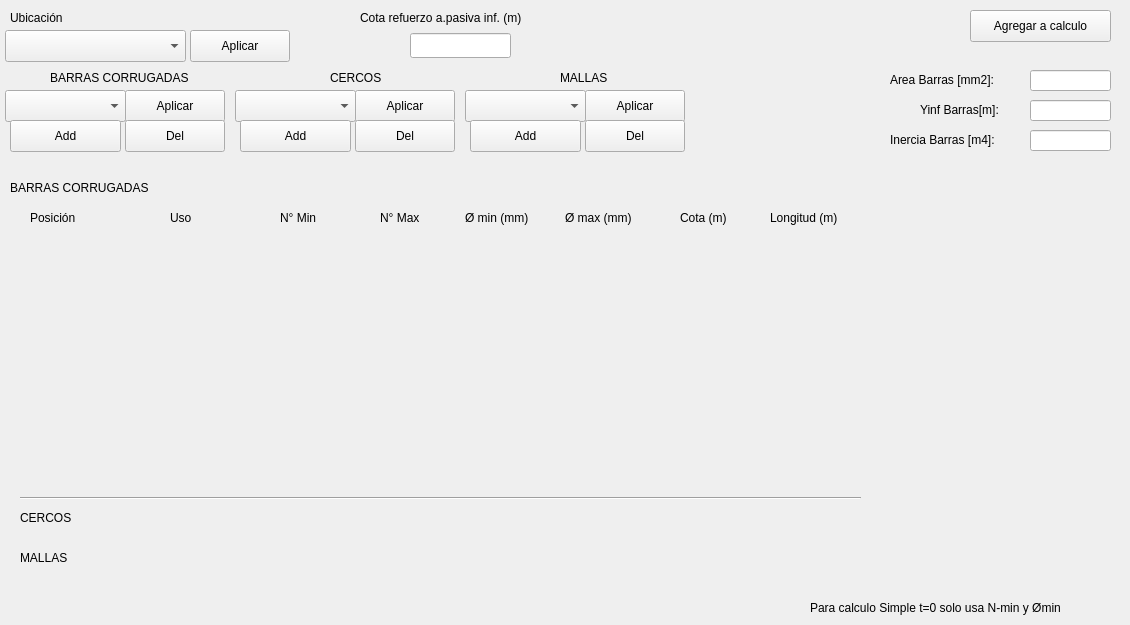
   <widget class="QWidget" name="tab_3">
    <attribute name="title">
     <string>Arm. Pasiva</string>
    </attribute>
    <widget class="QLabel" name="tab3_label_ubicacion">
     <property name="geometry">
      <rect>
       <x>10</x>
       <y>10</y>
       <width>71</width>
       <height>16</height>
      </rect>
     </property>
     <property name="text">
      <string>Ubicación</string>
     </property>
    </widget>
    <widget class="QComboBox" name="tab3_combo_ubicacion">
     <property name="geometry">
      <rect>
       <x>5</x>
       <y>30</y>
       <width>181</width>
       <height>32</height>
      </rect>
     </property>
    </widget>
    <widget class="QPushButton" name="tab3_btn_apply_ubicacion">
     <property name="geometry">
      <rect>
       <x>190</x>
       <y>30</y>
       <width>100</width>
       <height>32</height>
      </rect>
     </property>
     <property name="text">
      <string>Aplicar</string>
     </property>
    </widget>
    <widget class="QPushButton" name="tab3_btn_apply_tipo_barras">
     <property name="geometry">
      <rect>
       <x>125</x>
       <y>90</y>
       <width>100</width>
       <height>32</height>
      </rect>
     </property>
     <property name="text">
      <string>Aplicar</string>
     </property>
    </widget>
    <widget class="QComboBox" name="tab3_combo_tipo_barras">
     <property name="geometry">
      <rect>
       <x>5</x>
       <y>90</y>
       <width>121</width>
       <height>32</height>
      </rect>
     </property>
    </widget>
    <widget class="QLabel" name="tab3_label_tipo_barras">
     <property name="geometry">
      <rect>
       <x>50</x>
       <y>70</y>
       <width>161</width>
       <height>16</height>
      </rect>
     </property>
     <property name="text">
      <string>BARRAS CORRUGADAS</string>
     </property>
    </widget>
    <widget class="QLabel" name="tab3_label_refuerzo">
     <property name="geometry">
      <rect>
       <x>360</x>
       <y>10</y>
       <width>211</width>
       <height>16</height>
      </rect>
     </property>
     <property name="text">
      <string>Cota refuerzo a.pasiva inf. (m)</string>
     </property>
    </widget>
    <widget class="QLineEdit" name="tab3_line_refuerzo">
     <property name="geometry">
      <rect>
       <x>410</x>
       <y>33</y>
       <width>101</width>
       <height>25</height>
      </rect>
     </property>
     <property name="text">
      <string/>
     </property>
    </widget>
    <widget class="QPushButton" name="tab3_btn_apply_tipo_cercos">
     <property name="geometry">
      <rect>
       <x>355</x>
       <y>90</y>
       <width>100</width>
       <height>32</height>
      </rect>
     </property>
     <property name="text">
      <string>Aplicar</string>
     </property>
    </widget>
    <widget class="QComboBox" name="tab3_combo_tipo_cercos">
     <property name="geometry">
      <rect>
       <x>235</x>
       <y>90</y>
       <width>121</width>
       <height>32</height>
      </rect>
     </property>
    </widget>
    <widget class="QLabel" name="tab3_label_tipo_cercos">
     <property name="geometry">
      <rect>
       <x>330</x>
       <y>70</y>
       <width>61</width>
       <height>16</height>
      </rect>
     </property>
     <property name="text">
      <string>CERCOS</string>
     </property>
    </widget>
    <widget class="QPushButton" name="tab3_btn_apply_tipo_mallas">
     <property name="geometry">
      <rect>
       <x>585</x>
       <y>90</y>
       <width>100</width>
       <height>32</height>
      </rect>
     </property>
     <property name="text">
      <string>Aplicar</string>
     </property>
    </widget>
    <widget class="QComboBox" name="tab3_combo_tipo_mallas">
     <property name="geometry">
      <rect>
       <x>465</x>
       <y>90</y>
       <width>121</width>
       <height>32</height>
      </rect>
     </property>
    </widget>
    <widget class="QLabel" name="tab3_label_tipo_mallas">
     <property name="geometry">
      <rect>
       <x>560</x>
       <y>70</y>
       <width>61</width>
       <height>16</height>
      </rect>
     </property>
     <property name="text">
      <string>MALLAS</string>
     </property>
    </widget>
    <widget class="QPushButton" name="tab3_btn_add_barras">
     <property name="geometry">
      <rect>
       <x>10</x>
       <y>120</y>
       <width>111</width>
       <height>32</height>
      </rect>
     </property>
     <property name="text">
      <string>Add</string>
     </property>
    </widget>
    <widget class="QPushButton" name="tab3_btn_del_barras">
     <property name="geometry">
      <rect>
       <x>125</x>
       <y>120</y>
       <width>100</width>
       <height>32</height>
      </rect>
     </property>
     <property name="text">
      <string>Del</string>
     </property>
    </widget>
    <widget class="QPushButton" name="tab3_btn_add_cercos">
     <property name="geometry">
      <rect>
       <x>240</x>
       <y>120</y>
       <width>111</width>
       <height>32</height>
      </rect>
     </property>
     <property name="text">
      <string>Add</string>
     </property>
    </widget>
    <widget class="QPushButton" name="tab3_btn_del_cercos">
     <property name="geometry">
      <rect>
       <x>355</x>
       <y>120</y>
       <width>100</width>
       <height>32</height>
      </rect>
     </property>
     <property name="text">
      <string>Del</string>
     </property>
    </widget>
    <widget class="QPushButton" name="tab3_btn_add_mallas">
     <property name="geometry">
      <rect>
       <x>470</x>
       <y>120</y>
       <width>111</width>
       <height>32</height>
      </rect>
     </property>
     <property name="text">
      <string>Add</string>
     </property>
    </widget>
    <widget class="QPushButton" name="tab3_btn_del_mallas">
     <property name="geometry">
      <rect>
       <x>585</x>
       <y>120</y>
       <width>100</width>
       <height>32</height>
      </rect>
     </property>
     <property name="text">
      <string>Del</string>
     </property>
    </widget>
    <widget class="QWidget" name="verticalLayoutWidget_2">
     <property name="geometry">
      <rect>
       <x>10</x>
       <y>230</y>
       <width>851</width>
       <height>241</height>
      </rect>
     </property>
     <layout class="QVBoxLayout" name="tab3_Vlayout_barras">
      <property name="spacing">
       <number>0</number>
      </property>
      <item>
       <spacer name="tab3_Vspacer">
        <property name="orientation">
         <enum>Qt::Orientation::Vertical</enum>
        </property>
        <property name="sizeHint" stdset="0">
         <size>
          <width>20</width>
          <height>40</height>
         </size>
        </property>
       </spacer>
      </item>
     </layout>
    </widget>
    <widget class="QLabel" name="tab3_label_barras">
     <property name="geometry">
      <rect>
       <x>10</x>
       <y>180</y>
       <width>161</width>
       <height>16</height>
      </rect>
     </property>
     <property name="text">
      <string>BARRAS CORRUGADAS</string>
     </property>
    </widget>
    <widget class="QLabel" name="tab3_label_posicion">
     <property name="geometry">
      <rect>
       <x>30</x>
       <y>210</y>
       <width>58</width>
       <height>16</height>
      </rect>
     </property>
     <property name="text">
      <string>Posición</string>
     </property>
    </widget>
    <widget class="QLabel" name="tab3_label_uso">
     <property name="geometry">
      <rect>
       <x>170</x>
       <y>210</y>
       <width>31</width>
       <height>16</height>
      </rect>
     </property>
     <property name="text">
      <string>Uso</string>
     </property>
    </widget>
    <widget class="QLabel" name="tab3_label_n_min">
     <property name="geometry">
      <rect>
       <x>280</x>
       <y>210</y>
       <width>58</width>
       <height>16</height>
      </rect>
     </property>
     <property name="text">
      <string>N° Min</string>
     </property>
    </widget>
    <widget class="QLabel" name="tab3_label_n_max">
     <property name="geometry">
      <rect>
       <x>380</x>
       <y>210</y>
       <width>58</width>
       <height>16</height>
      </rect>
     </property>
     <property name="text">
      <string>N° Max</string>
     </property>
    </widget>
    <widget class="QLabel" name="tab3_label_d_min">
     <property name="geometry">
      <rect>
       <x>465</x>
       <y>210</y>
       <width>81</width>
       <height>16</height>
      </rect>
     </property>
     <property name="text">
      <string>Ø min (mm)</string>
     </property>
    </widget>
    <widget class="QLabel" name="tab3_label_d_max">
     <property name="geometry">
      <rect>
       <x>565</x>
       <y>210</y>
       <width>91</width>
       <height>16</height>
      </rect>
     </property>
     <property name="text">
      <string>Ø max (mm)</string>
     </property>
    </widget>
    <widget class="QLabel" name="tab3_label_cota">
     <property name="geometry">
      <rect>
       <x>680</x>
       <y>210</y>
       <width>61</width>
       <height>16</height>
      </rect>
     </property>
     <property name="text">
      <string>Cota (m)</string>
     </property>
    </widget>
    <widget class="QLabel" name="tab3_label_longitud">
     <property name="geometry">
      <rect>
       <x>770</x>
       <y>210</y>
       <width>91</width>
       <height>16</height>
      </rect>
     </property>
     <property name="text">
      <string>Longitud (m)</string>
     </property>
    </widget>
    <widget class="QLabel" name="tab3_label_cercos">
     <property name="geometry">
      <rect>
       <x>20</x>
       <y>510</y>
       <width>61</width>
       <height>16</height>
      </rect>
     </property>
     <property name="text">
      <string>CERCOS</string>
     </property>
    </widget>
    <widget class="QLabel" name="tab3_label_mallas">
     <property name="geometry">
      <rect>
       <x>20</x>
       <y>550</y>
       <width>61</width>
       <height>16</height>
      </rect>
     </property>
     <property name="text">
      <string>MALLAS</string>
     </property>
    </widget>
    <widget class="Line" name="tab3_horizontal_line">
     <property name="geometry">
      <rect>
       <x>20</x>
       <y>490</y>
       <width>841</width>
       <height>16</height>
      </rect>
     </property>
     <property name="orientation">
      <enum>Qt::Orientation::Horizontal</enum>
     </property>
    </widget>
    <widget class="QPushButton" name="tab3_btn_calcular">
     <property name="geometry">
      <rect>
       <x>970</x>
       <y>10</y>
       <width>141</width>
       <height>32</height>
      </rect>
     </property>
     <property name="text">
      <string>Agregar a calculo</string>
     </property>
    </widget>
    <widget class="QLabel" name="tab3_label_yinf_barras">
     <property name="geometry">
      <rect>
       <x>920</x>
       <y>100</y>
       <width>101</width>
       <height>20</height>
      </rect>
     </property>
     <property name="text">
      <string>Yinf Barras[m]:</string>
     </property>
    </widget>
    <widget class="QLineEdit" name="tab3_line_yinf_barras">
     <property name="geometry">
      <rect>
       <x>1030</x>
       <y>100</y>
       <width>81</width>
       <height>21</height>
      </rect>
     </property>
    </widget>
    <widget class="QLabel" name="tab3_label_area_barras">
     <property name="geometry">
      <rect>
       <x>890</x>
       <y>70</y>
       <width>131</width>
       <height>20</height>
      </rect>
     </property>
     <property name="text">
      <string>Area Barras [mm2]:</string>
     </property>
    </widget>
    <widget class="QLineEdit" name="tab3_line_area_barras">
     <property name="geometry">
      <rect>
       <x>1030</x>
       <y>70</y>
       <width>81</width>
       <height>21</height>
      </rect>
     </property>
    </widget>
    <widget class="QLineEdit" name="tab3_line_inercia_barras">
     <property name="geometry">
      <rect>
       <x>1030</x>
       <y>130</y>
       <width>81</width>
       <height>21</height>
      </rect>
     </property>
    </widget>
    <widget class="QLabel" name="tab3_label_inercia_barras">
     <property name="geometry">
      <rect>
       <x>890</x>
       <y>130</y>
       <width>141</width>
       <height>20</height>
      </rect>
     </property>
     <property name="text">
      <string>Inercia Barras [m4]:</string>
     </property>
    </widget>
    <widget class="QLabel" name="tab3_instrucciones">
     <property name="geometry">
      <rect>
       <x>810</x>
       <y>600</y>
       <width>311</width>
       <height>16</height>
      </rect>
     </property>
     <property name="text">
      <string>Para calculo Simple t=0 solo usa N-min y Ømin</string>
     </property>
    </widget>
   </widget>
